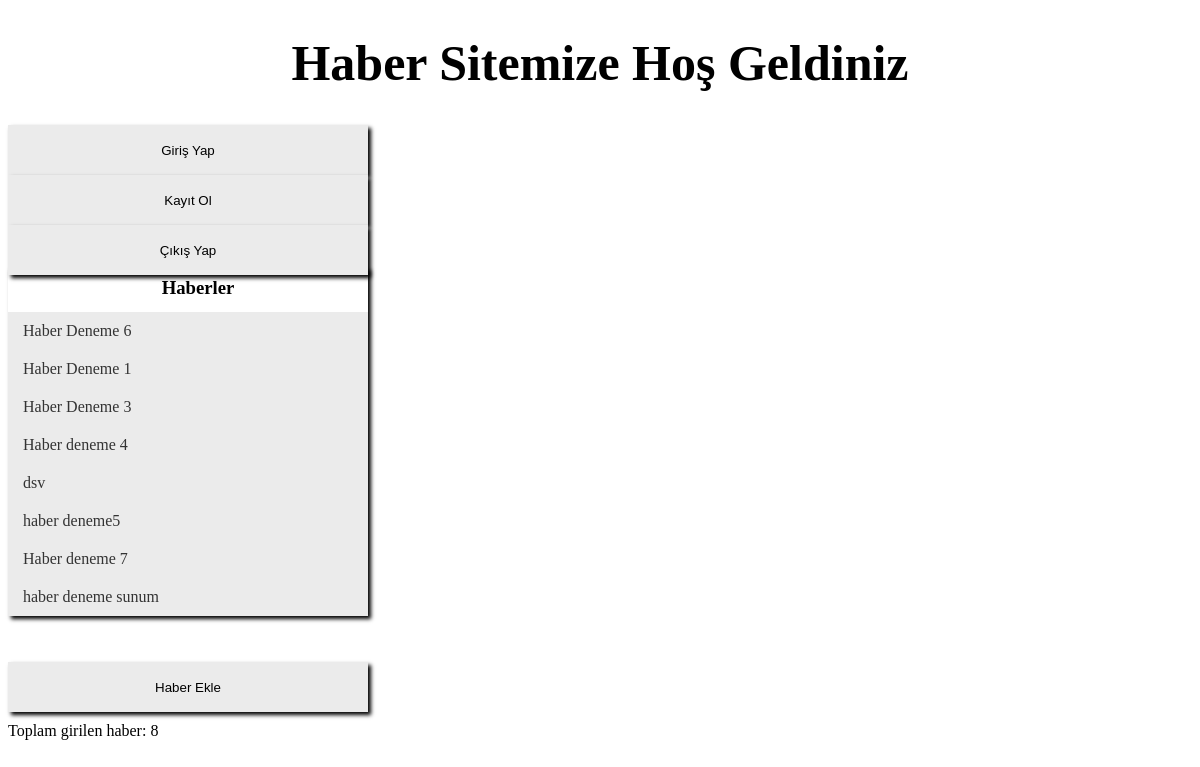
The page / on the database its author committed.
### habergir/models.py (models this page shows, shortened)
class Haberler(models.Model):
    user=models.ForeignKey(settings.AUTH_USER_MODEL,verbose_name='Kullanıcı',on_delete=models.SET(get_setinel_user))
    baslik = models.CharField(max_length=200)
    kullanici_adi = models.CharField(max_length=200)
    metin = models.TextField()
    gorsel =models.ImageField(null=True, blank=True)

### websitesi/views.py (the view)
# urls.py: path('',hosgeldiniz,name="anasayfa"),
def hosgeldiniz(request):
    return render(request,"websitesi/anasayfa.html",{"thaber": Haberler.objects.count(),
                                                     "haberler": Haberler.objects.all()})

### websitesi/templates/websitesi/anasayfa.html (shortened to what this page needs)
{% extends "base.html" %}
{% block icerik %}
<center><h1>Haber Sitemize Hoş Geldiniz</h1></center>
 <div style="width:360px;margin-top:10px;margin-bottom:10px;position:relative;">
<button onclick="window.location.href='/accounts/login'" class="first anasayfabutton" style="margin-right: 0px;	margin-left:0px;	padding: 10px 5px;	width:360px;	height:50px;	border: none;	cursor: pointer;	float:left;-webkit-box-shadow: 3px 3px 4px #000;">Giriş Yap</button>
</div>
<br>
 <div style="width:360px;margin-top:10px;margin-bottom:10px;position:relative;">
<button onclick="window.location.href='/accounts/register'" class="first anasayfabutton" style="margin-right: 0px;	margin-left:0px;	padding: 10px 5px;	width:360px;	height:50px;	border: none;	cursor: pointer;	float:left;-webkit-box-shadow: 3px 3px 4px #000;">Kayıt Ol</button>
</div>
<br>
 <div style="width:360px;margin-top:10px;margin-bottom:10px;position:relative;">
<button onclick="window.location.href='/accounts/logout'" class="first anasayfabutton" style="margin-right: 0px;	margin-left:0px;	padding: 10px 5px;	width:360px;	height:50px;	border: none;	cursor: pointer;	float:left;-webkit-box-shadow: 3px 3px 4px #000;">Çıkış Yap</button>
</div>
<br>
<br>
<div>
        <div class="haberliste" style="margin-top:50px;">
    <h3 style="width:100%;text-align:center;margin-bottom:-15px;margin-top:5px;padding:10px;">Haberler</h3>
            <br>
    <nav>
    <ul>
         {% for haber in haberler %}
        <li >
            <a href="{% url 'haberlerigoster' haber.id %}">{{haber.baslik}}</a>
        </li>
            {% endfor %}
    </ul>
    </nav>
        </div>
</div>
<br><br>
   <div style="width:360px;margin-top:10px;margin-bottom:10px;postion:relative;">
<button onclick="window.location.href='/haber/haber-olustur'" class="first anasayfabutton" style="margin-right: 0px;	margin-left:0px;	padding: 10px 5px;	width:360px;	height:50px;	border: none;	cursor: pointer;	float:left;-webkit-box-shadow: 3px 3px 4px #000;">Haber Ekle</button>
</div>
<br><br>
<div style="width:100%;float:left;margin-top:10px;"> Toplam girilen haber: {{thaber}}</div>
{% endblock %}

### websitesi/templates/base.html (shortened to what this page needs)
{% load static %}
<!DOCTYPE html>
<html lang="en">
<head>
    <link href="{% static 'websitesi/ornek.css' %}" rel ="stylesheet">
</head>
<body>
{% block icerik %} {% endblock %}
</body>
</html>

### websitesi/static/websitesi/ornek.css (style rules this page uses)
h1 { font-size:50px; }
nav { position: relative; margin: 0px; width: 360px; }
nav ul { list-style: none; margin: 0; padding: 0; }
nav ul li a { display: block; background: #ebebeb; padding: 10px 15px; color: #333; text-decoration: none; -webkit-transition: 0.2s linear; -moz-transition: 0.2s linear; -ms-transition: 0.2s linear; -o-transition: 0.2s linear; transition: 0.2s linear; }
.haberliste { width:360px; box-shadow: 3px 3px 4px #000; -moz-box-shadow: 3px 3px 4px #000; -webkit-box-shadow: 3px 3px 4px #000; }
.first { background: #ebebeb; box-shadow: inset 0px 0px 0px 0px #c0c0c0; transition: all 0.5s ease-in-out; }
.anasayfabutton { margin-right: 0px; margin-left:0px; padding: 10px 5px; width:360px; height:50px; border: none; cursor: pointer; float:left; -webkit-box-shadow: 3px 3px 4px #000; }

### rows shown on the page
Haberler: baslik "Haber Deneme 6"
Haberler: baslik "Haber Deneme 1"
Haberler: baslik "Haber Deneme 3"
Haberler: baslik "Haber deneme 4"
Haberler: baslik "dsv"
Haberler: baslik "haber deneme5"
Haberler: baslik "Haber deneme 7"
Haberler: baslik "haber deneme sunum"

### other values the page prints
{{ thaber }} "8"
